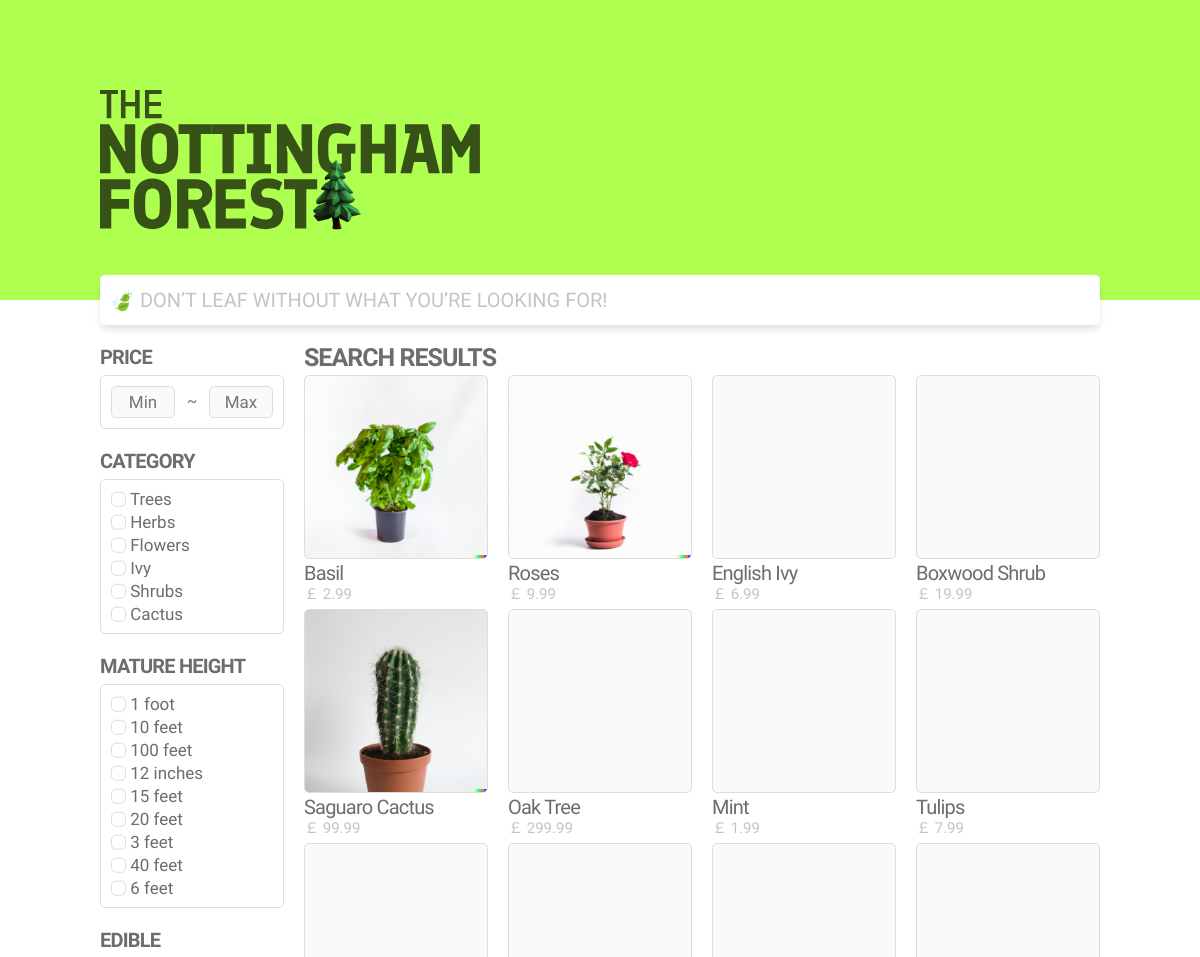
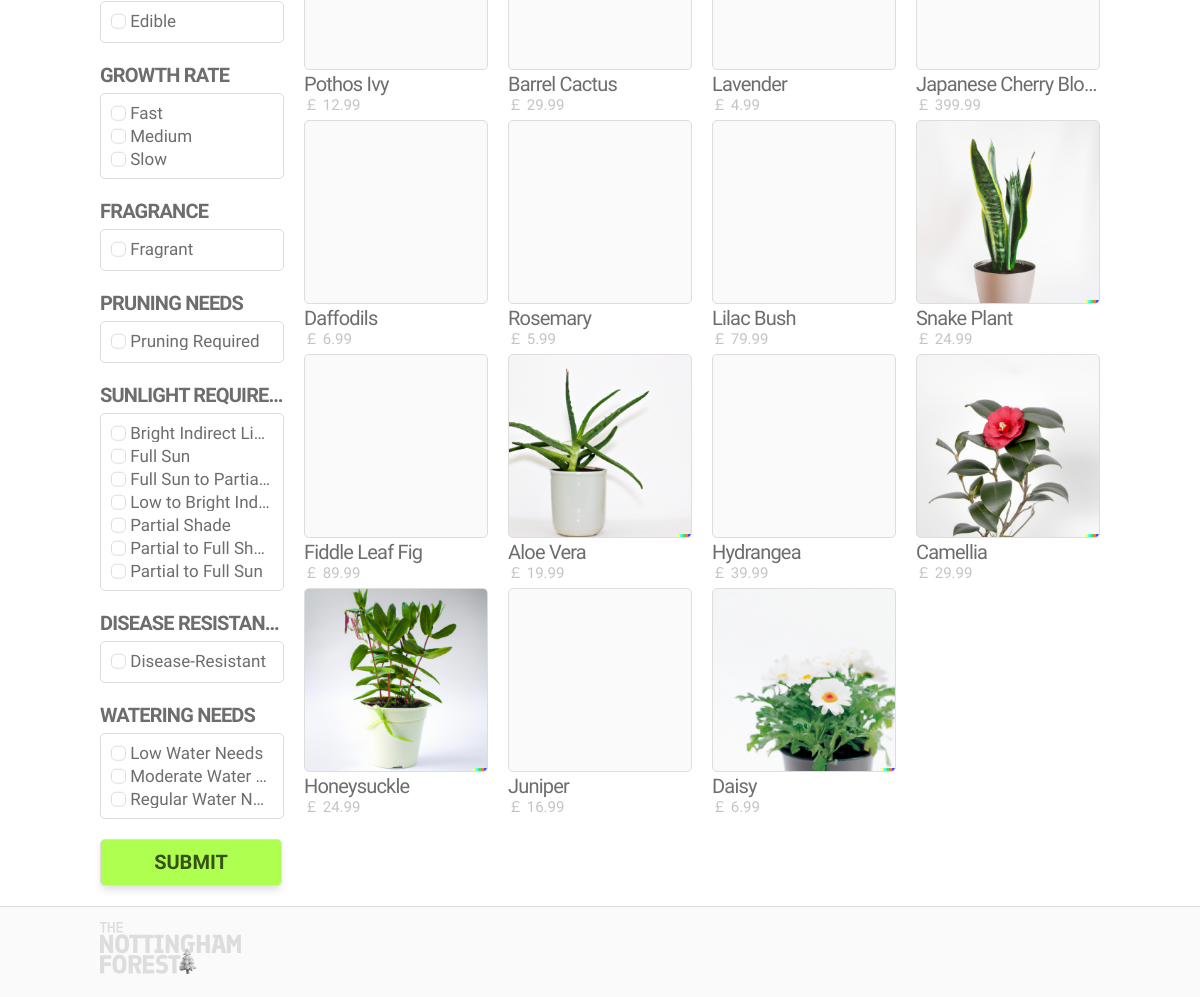
Screenshot of /search.php with the database file from the repository (2 pictures, top to bottom).
### tables this page shows
CREATE TABLE categories (
  category_id INT(11) NOT NULL AUTO_INCREMENT,
  category_name VARCHAR(255) NOT NULL,
  PRIMARY KEY (category_id)
);

CREATE TABLE product_traits (
  trait_id INT NOT NULL AUTO_INCREMENT,
  trait_name VARCHAR(255) NOT NULL,
  PRIMARY KEY (trait_id)
);

CREATE TABLE products (
  product_id INT NOT NULL AUTO_INCREMENT,
  product_name VARCHAR(255) NOT NULL,
  category_id INT(11) NOT NULL,
  description TEXT,
  price DECIMAL(10, 2) NOT NULL,
  image_url VARCHAR(255),
  PRIMARY KEY (product_id),
  FOREIGN KEY (category_id) REFERENCES categories(category_id)
);

### search.php (the view, shortened to what this page needs)
<!DOCTYPE html>
<html lang="en-GB">
	<head>
		<link href="static/global.css" rel="stylesheet">
		<link href="static/search.css" rel="stylesheet">
	</head>
	<body>
		<div class="min-100vh">
			<header class="header header--big">
				<div class="container container--header">
					<a href="./index.php" class="logo logo--big hover hover--opacity-08">
						<img src="static/images/logo.svg" class="logo__img logo--big__img" alt="Logo">
					</a>
				</div>
			</header>
			<div class="container container--search">
				<form action="./search.php" method="get">
					<?php
						$con = mysqli_connect("localhost", "root", "", "nottingham_forest");
						$search = $_GET['search'];
						echo <<< EOT
							<input
								type="text"
								name="search"
								class="search-bar"
								value="$search"
								placeholder="🍃 DON’T LEAF WITHOUT WHAT YOU’RE LOOKING FOR!"
							>
						EOT;
					?>
				</form>
			</div>
			<div class="container container--main">
				<div class="container container--sidebar">
					<form action="./search.php" method="get">
						<?php
							$sidebar_query_1 = '';
							$sidebar_query_2 = '';
						?>
						<h3 class="title--sidebar">Price</h3>
						<div class="sidebar-box sidebar-box--price">
							<?php
								$min = $_GET['min'];
								$max = $_GET['max'];
								echo <<< PRICE
									<input class="price-box" type="text" name="min" placeholder="Min" value="$min">
									<p class="price-box__p">~</p>
									<input class="price-box" type="text" name="max" placeholder="Max" value="$max">
								PRICE;
							?>
						</div>
						<h3 class="title--sidebar">Category</h3>
						<div class="sidebar-box">
							<?php
								$categories = mysqli_query($con, "SELECT * FROM categories;");
								while($cat = mysqli_fetch_array($categories)) {
									$category_id = $cat['category_id'];
									$category_name = $cat['category_name'];
									$checked = '';
									echo <<< CAT
										<label class="sidebar__label">
											<input class="checkbox" type="checkbox" name="category[]" value="$category_id" $checked>
											<span class="checkbox--bg"></span>
											$category_name
										</label>
									CAT;
								}
							?>
						</div>
						<?php
							$traits = mysqli_query($con, "SELECT * FROM product_traits;");
							while($trait = mysqli_fetch_array($traits)) {
								$trait_id = $trait['trait_id'];
								$trait_name = $trait['trait_name'];
								$query = "SELECT product_trait_values.value, COUNT(product_trait_values.value)
									FROM product_trait_values
									WHERE product_trait_values.trait_id = $trait_id
									GROUP BY product_trait_values.value;";
								$values = mysqli_query($con, $query);
								echo <<< TRAIT
									<h3 class="title--sidebar">$trait_name</h3>
									<div class="sidebar-box">
								TRAIT;
								while($trait = mysqli_fetch_array($values)) {
									$value = $trait['value'];
									$name = $trait_id . '[]';
									$checked = '';
									echo <<< VALUE
										<label class="sidebar__label">
											<input class="checkbox" type="checkbox" name="$name" value="$value" $checked>
											<span class="checkbox--bg"></span>
											$value
										</label>
									VALUE;
								}
								echo "</div>";
							}
						?>
						<button class="button button--submit hover hover--opacity-08" type="submit">Submit</button>
					</form>
				</div>
				<div class="container container--results">
					<?php
						$search_query = "SELECT products.product_id, products.product_name, products.price, products.image_url, GROUP_CONCAT(product_traits.trait_id, ':', product_trait_values.value SEPARATOR ', ') AS traits
						FROM products
						JOIN product_trait_values ON products.product_id = product_trait_values.product_id
						JOIN product_traits ON product_trait_values.trait_id = product_traits.trait_id
						JOIN categories ON products.category_id = categories.category_id
						WHERE (
							products.product_name LIKE '%$search%'
							OR products.description LIKE '%$search%'
							OR categories.category_name LIKE '%$search%'
							OR product_trait_values.value LIKE '%$search%'
						)";
						$group_by = "GROUP BY products.product_id";
						$having = '';
						$results = mysqli_query($con, $search_query . $sidebar_query_1 . $group_by . $having . substr($sidebar_query_2, 3) . ';');
					?>
					<h2 class="title--content">Search Results</h2>
					<div class="content-block gridview">
						<?php
							while($product = mysqli_fetch_array($results)) {
								$product_id = $product['product_id'];
								$product_name = $product['product_name'];
								$price = $product['price'];
								$image_url = $product['image_url'];
								echo <<< PRODUCT
									<div class="grid-child hover hover--opacity-08">
										<a class="link" href="./product.php?pid=$product_id">
											<div class="grid-child__img" style="background-image: url('$image_url');"></div>
											<div class="grid-child__info">
												<h3 class="grid-child__title">$product_name</h3>
												<p class="grid-child__price">￡ $price</p>
											</div>
										</a>
									</div>
								PRODUCT;
							}
						?>
						<div class="grid-child grid-child--dummy"></div>
					</div>
				</div>
			</div>
		</div>
		<footer class="footer">
			<div class="container container--footer">
				<a href="./index.php" class="logo logo--footer hover hover--opacity-08">
					<img src="static/images/logo_grey.svg" class="logo__img logo--footer__img" alt="Logo">
				</a>
			</div>
		</footer>
	</body>
</html>

### static/global.css (style rules this page uses)
html { font-family: 'Finlandica', sans-serif; color: var(--grey-dark); }
body { padding: 0 20px; margin: 0; }
h2 { letter-spacing: -1px; font-weight: 600; font-size: 25px; }
h3 { letter-spacing: -0.8px; font-weight: 600; font-size: 20px; }
p { font-size: 15px; }
a { color: var(--grey-dark); text-decoration: none; }
.container { vertical-align: top; white-space: nowrap; max-width: 1000px; margin: 0 auto; }
.container--main { padding-bottom: 20px; font-size: 0; }
.container--header { padding-top: 90px; height: 210px; }
.container--search { margin-bottom: 50px; margin-top: -25px; }
.container--sidebar { margin-right: 20px; display: inline-block; width: 184px; }
.container--results { max-width: calc(100vw - 184px - 60px); display: inline-block; width: 796px; }
.container--footer { padding: 15px 20px 25px; height: 50px; }
.hover { transition-duration: 0.5s; }
.min-100vh { min-height: 100vh; }
.header { background: var(--green-light); margin: 0 -20px; padding: 0 20px; }
.logo { display: inline-block; cursor: pointer; height: auto; }
.logo--big__img { height: calc(135px * 1.04); margin-bottom: calc(-135px * 0.04); }
.logo--footer__img { height: calc(50px * 1.04); margin-bottom: calc(-50px * 0.04); }
.search-bar { font-family: 'Finlandica', sans-serif; font-weight: 400; font-size: 20px; width: calc(100% - 20px); height: 50px; padding: 0 10px; border-radius: 5px; border-width: 0; box-shadow: 0 5px 8px -2px rgba(0, 0, 0, 0.15); background: white; -webkit-appearance: none; }
.search-bar::placeholder { color: var(--grey-light); }
.search-bar { outline: none; }
.title--content { text-transform: uppercase; line-height: 35px; margin: -35px 0 0; }
.gridview { margin-right: -20px; flex-wrap: wrap; display: flex; }
.grid-child { display: inline-block; margin-right: 20px; max-width: 300px; min-width: 150px; flex: 1 1 0px; }
.grid-child__img { border: 1px solid var(--border-light); border-radius: 5px; height: calc(var(--grid-child-width-1) - 2px); background: var(--background-light); background-repeat: no-repeat; background-position: center; background-size: cover; }
.grid-child__title { text-overflow: ellipsis; white-space: nowrap; overflow: hidden; line-height: 28px; font-weight: 500; margin: 0; }
.grid-child__price { color: var(--grey-light); line-height: 15px; margin: 0 0 7px 0; }
.footer { border-top: 1px solid var(--border-light); background: var(--background-light); margin: 0 -20px; }

### static/search.css (style rules this page uses)
.title--sidebar { text-transform: uppercase; line-height: 35px; margin: 15px 0 0 0; max-width: 100%; overflow: hidden; text-overflow: ellipsis; white-space: nowrap; }
.title--sidebar:first-of-type { margin-top: -35px; }
.sidebar-box { border: 1px solid var(--border-light); background: #FFFFFF; border-radius: 5px; min-height: 20px; padding: 10px; }
.sidebar__label { margin-bottom: 5px; display: block; line-height: 17px; font-size: 17px; max-width: 100%; overflow: hidden; text-overflow: ellipsis; white-space: nowrap; }
.sidebar__label:last-of-type { margin-bottom: 0; }
.sidebar-box--price { justify-content: space-between; flex-wrap: nowrap; display: flex; }
.price-box { font-family: 'Finlandica', sans-serif; font-weight: 400; font-size: 17px; border: 1px solid var(--border-light); border-radius: 5px; background: var(--background-light); height: 28px; width: 58px; margin: 0; display: inline-block; text-align: center; }
.price-box__p { color: var(--grey-dark); display: inline-block; line-height: 30px; margin: 0; }
.checkbox { appearance: none; border: 1px solid var(--border-light); border-radius: 5px; background-color: #fff; height: 15px; width: 15px; margin: 0; transform: translateY(0.13em); }
.button { margin-top: 20px; box-shadow: 0 5px 8px -2px rgba(0, 0, 0, 0.15); border: 1px solid var(--border-light); background-color: white; border-radius: 5px; font-family: 'Finlandica', sans-serif; line-height: 25px; font-weight: 600; font-size: 20px; text-transform: uppercase; padding: 10px 20px; cursor: pointer; }
.button--submit { background: var(--green-light); color: var(--green-dark); width: calc(100% - 2px); margin-top: 20px; }

### static/var.css (style rules this page uses)
:root { --green-light: #AFFF50; --green-dark: #365216; --grey-light: #C4C4C4; --grey-dark: #6D6D6D; --background-light: #FAFAFA; --border-light: #DDDDDD; --grid-child-width-1: 184px; }

### rows the page displays
categories: category_name "Trees"
categories: category_name "Herbs"
categories: category_name "Flowers"
categories: category_name "Ivy"
categories: category_name "Shrubs"
categories: category_name "Cactus"
product_traits: trait_name "MATURE HEIGHT", value "1 foot", value "10 feet", value "100 feet", value "12 inches", value "15 feet", value "20 feet", value "3 feet", value "40 feet", value "6 feet"
product_traits: trait_name "EDIBLE", value "Edible"
product_traits: trait_name "GROWTH RATE", value "Fast", value "Medium", value "Slow"
product_traits: trait_name "FRAGRANCE", value "Fragrant"
product_traits: trait_name "PRUNING NEEDS", value "Pruning Required"
product_traits: trait_name "SUNLIGHT REQUIRE…", value "Bright Indirect Li…", value "Full Sun", value "Full Sun to Partia…", value "Low to Bright Ind…", value "Partial Shade", value "Partial to Full Sh…", value "Partial to Full Sun"
product_traits: trait_name "DISEASE RESISTAN…", value "Disease-Resistant"
product_traits: trait_name "WATERING NEEDS", value "Low Water Needs", value "Moderate Water…", value "Regular Water N…"
products: image_url (picture), product_name "Basil", price "2.99"
products: image_url (picture), product_name "Roses", price "9.99"
products: product_name "English Ivy", price "6.99"
products: product_name "Boxwood Shrub", price "19.99"
products: image_url (picture), product_name "Saguaro Cactus", price "99.99"
products: product_name "Oak Tree", price "299.99"
products: product_name "Mint", price "1.99"
products: product_name "Tulips", price "7.99"
products: product_name "Pothos Ivy", price "12.99"
products: product_name "Barrel Cactus", price "29.99"
products: product_name "Lavender", price "4.99"
products: product_name "Japanese Cherry Blo…", price "399.99"
products: product_name "Daffodils", price "6.99"
products: product_name "Rosemary", price "5.99"
products: product_name "Lilac Bush", price "79.99"
products: image_url (picture), product_name "Snake Plant", price "24.99"
products: product_name "Fiddle Leaf Fig", price "89.99"
products: image_url (picture), product_name "Aloe Vera", price "19.99"
products: product_name "Hydrangea", price "39.99"
products: image_url (picture), product_name "Camellia", price "29.99"
products: image_url (picture), product_name "Honeysuckle", price "24.99"
products: product_name "Juniper", price "16.99"
products: image_url (picture), product_name "Daisy", price "6.99"
